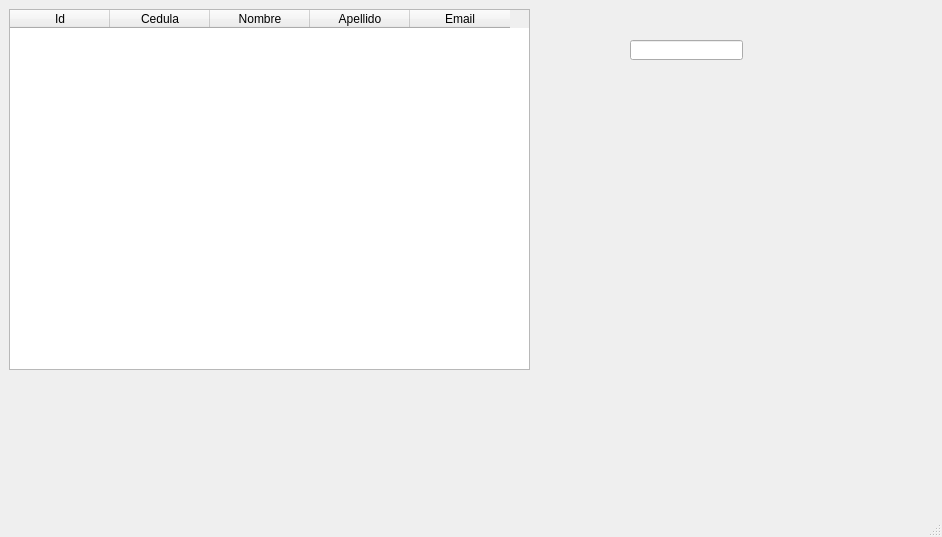
<?xml version="1.0" encoding="UTF-8"?>
<ui version="4.0">
 <class>vtn_cargar_personas</class>
 <widget class="QMainWindow" name="vtn_cargar_personas">
  <property name="geometry">
   <rect>
    <x>0</x>
    <y>0</y>
    <width>942</width>
    <height>537</height>
   </rect>
  </property>
  <property name="windowTitle">
   <string>Cargar Personas</string>
  </property>
  <widget class="QWidget" name="centralwidget">
   <widget class="QTableWidget" name="tb_personas">
    <property name="geometry">
     <rect>
      <x>9</x>
      <y>9</y>
      <width>521</width>
      <height>361</height>
     </rect>
    </property>
    <property name="editTriggers">
     <set>QAbstractItemView::SelectedClicked</set>
    </property>
    <column>
     <property name="text">
      <string>Id</string>
     </property>
    </column>
    <column>
     <property name="text">
      <string>Cedula</string>
     </property>
    </column>
    <column>
     <property name="text">
      <string>Nombre</string>
     </property>
    </column>
    <column>
     <property name="text">
      <string>Apellido</string>
     </property>
    </column>
    <column>
     <property name="text">
      <string>Email</string>
     </property>
    </column>
   </widget>
   <widget class="QLineEdit" name="txt_idPersona">
    <property name="geometry">
     <rect>
      <x>630</x>
      <y>40</y>
      <width>113</width>
      <height>20</height>
     </rect>
    </property>
   </widget>
  </widget>
  <widget class="QStatusBar" name="stb_estado"/>
 </widget>
 <resources/>
 <connections/>
</ui>
